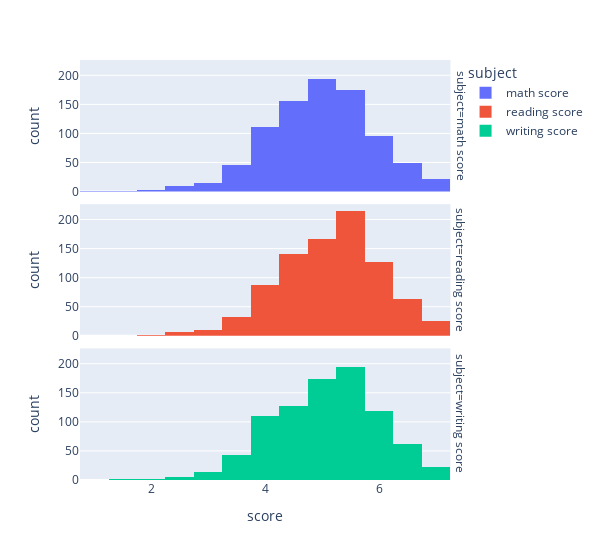

The notebook cell this image was saved under:
### Markdown cell above
**Histograma con Faceta:**

### Code cell
faceta = px.histogram(df_scores, x="score", color="subject",
 facet_row="subject",nbins=14,width=600)
faceta

### Figure 1 — Plotly figure (JSON) as saved in the notebook; plotly's stock layout.template omitted (floating-point values rounded to 4 significant figures; data arrays with more than 128 entries replaced by an {"elided": "..."} marker saying what was removed)
{"data": [{"alignmentgroup": "True", "bingroup": "x", "hovertemplate": "subject=math score<br>score=%{x}<br>count=%{y}<extra></extra>", "legendgroup": "math score", "marker": {"color": "#636efa", "pattern": {"shape": ""}}, "name": "math score", "nbinsx": 14, "offsetgroup": "math score", "orientation": "v", "showlegend": true, "type": "histogram", "x": {"elided": "875 float values"}, "xaxis": "x3", "yaxis": "y3"}, {"alignmentgroup": "True", "bingroup": "x", "hovertemplate": "subject=reading score<br>score=%{x}<br>count=%{y}<extra></extra>", "legendgroup": "reading score", "marker": {"color": "#EF553B", "pattern": {"shape": ""}}, "name": "reading score", "nbinsx": 14, "offsetgroup": "reading score", "orientation": "v", "showlegend": true, "type": "histogram", "x": {"elided": "875 float values"}, "xaxis": "x2", "yaxis": "y2"}, {"alignmentgroup": "True", "bingroup": "x", "hovertemplate": "subject=writing score<br>score=%{x}<br>count=%{y}<extra></extra>", "legendgroup": "writing score", "marker": {"color": "#00cc96", "pattern": {"shape": ""}}, "name": "writing score", "nbinsx": 14, "offsetgroup": "writing score", "orientation": "v", "showlegend": true, "type": "histogram", "x": {"elided": "875 float values"}, "xaxis": "x", "yaxis": "y"}], "layout": {"annotations": [{"font": {}, "showarrow": false, "text": "subject=writing score", "textangle": 90, "x": 0.98, "xanchor": "left", "xref": "paper", "y": 0.1567, "yanchor": "middle", "yref": "paper"}, {"font": {}, "showarrow": false, "text": "subject=reading score", "textangle": 90, "x": 0.98, "xanchor": "left", "xref": "paper", "y": 0.5, "yanchor": "middle", "yref": "paper"}, {"font": {}, "showarrow": false, "text": "subject=math score", "textangle": 90, "x": 0.98, "xanchor": "left", "xref": "paper", "y": 0.8433, "yanchor": "middle", "yref": "paper"}], "barmode": "relative", "legend": {"title": {"text": "subject"}, "tracegroupgap": 0}, "margin": {"t": 60}, "width": 600, "xaxis": {"anchor": "y", "domain": [0, 0.98], "title": {"text": "score"}}, "xaxis2": {"anchor": "y2", "domain": [0, 0.98], "matches": "x", "showticklabels": false}, "xaxis3": {"anchor": "y3", "domain": [0, 0.98], "matches": "x", "showticklabels": false}, "yaxis": {"anchor": "x", "domain": [0, 0.3133], "title": {"text": "count"}}, "yaxis2": {"anchor": "x2", "domain": [0.3433, 0.6567], "matches": "y", "title": {"text": "count"}}, "yaxis3": {"anchor": "x3", "domain": [0.6867, 1.0], "matches": "y", "title": {"text": "count"}}}}
